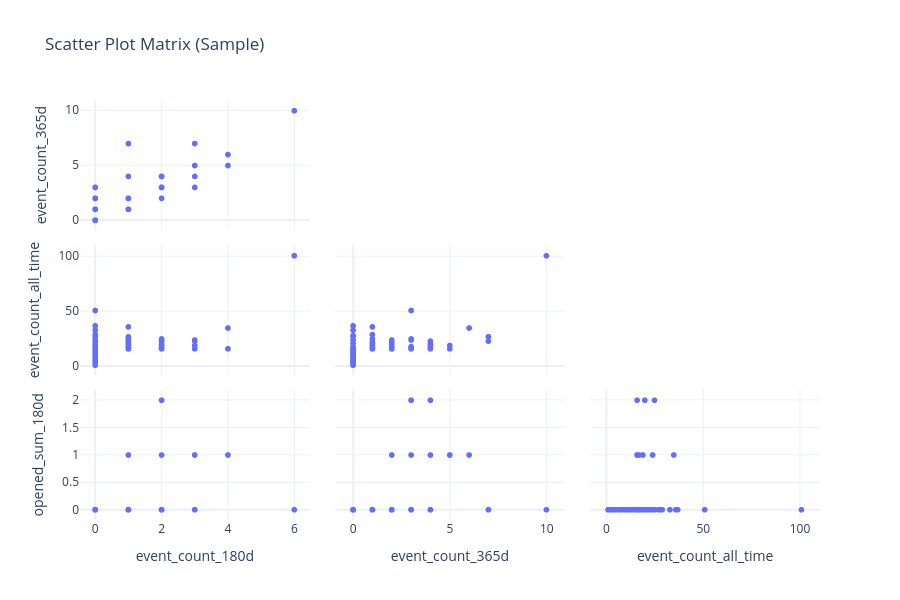

The code cell stored with this chart in its notebook:
### Markdown cell above
## 5.7 Scatter Plot Matrix (Sample)

Visual exploration of pairwise relationships between numeric features.

**📖 How to Read the Scatter Matrix:**
- **Diagonal**: Distribution of each feature (histogram or density)
- **Off-diagonal**: Scatter plot showing relationship between two features
- Each row/column represents one feature

**🔍 What to Look For:**

| Pattern | What It Means | Action |
|---------|--------------|--------|
| **Linear trend** (diagonal line of points) | Strong correlation | Check if redundant; may cause multicollinearity |
| **Curved pattern** | Non-linear relationship | Consider polynomial features or transformations |
| **Clusters/groups** | Natural segments in data | May benefit from segment-aware modeling |
| **Fan shape** (spreading out) | Heteroscedasticity | May need log transform or robust methods |
| **Random scatter** | No relationship | Features are independent |

**⚠️ Cautions:**
- Sample shown (max 1000 points) for performance - patterns may differ in full data
- Look for the same patterns in correlation matrix (section 4.2) to confirm

### Code cell
top_numeric = numeric_cols[:4] if len(numeric_cols) > 4 else numeric_cols

if len(top_numeric) >= 2:
    fig = charts.scatter_matrix(
        df[top_numeric].sample(min(1000, len(df))),
        title="Scatter Plot Matrix (Sample)"
    )
    display_figure(fig)

### Figure 1 — Plotly figure (JSON) as saved in the notebook; plotly's stock layout.template omitted (floating-point values rounded to 4 significant figures)
{"data": [{"diagonal": {"visible": false}, "dimensions": [{"axis": {"matches": true}, "label": "event_count_180d", "values": [0, 1, 2, 0, 4, 3, 0, 0, 0, 0, 0, 2, 0, 1, 0, 0, 0, 0, 0, 0, 0, 6, 0, 0, 1, 0, 0, 0, 0, 0, 2, 0, 2, 0, 0, 2, 0, 3, 0, 1, 0, 1, 0, 0, 2, 3, 0, 1, 1, 0, 2, 0, 0, 0, 0, 0, 0, 0, 0, 0, 0, 1, 0, 2, 2, 0, 0, 1, 1, 1, 0, 1, 0, 0, 0, 0, 0, 0, 0, 1, 2, 0, 0, 1, 0, 0, 4, 3, 0, 1, 0, 0, 1, 2, 2, 0, 0, 0, 0, 0]}, {"axis": {"matches": true}, "label": "event_count_365d", "values": [0, 2, 3, 0, 6, 5, 0, 0, 1, 0, 3, 3, 1, 2, 2, 2, 0, 0, 0, 0, 0, 10, 0, 0, 4, 0, 0, 0, 0, 0, 4, 0, 3, 0, 0, 4, 0, 7, 2, 1, 0, 2, 2, 0, 3, 4, 3, 1, 1, 0, 4, 0, 0, 0, 0, 2, 0, 1, 0, 1, 0, 1, 1, 3, 2, 0, 0, 7, 2, 2, 0, 1, 0, 0, 1, 0, 1, 0, 0, 2, 3, 0, 0, 2, 0, 2, 5, 3, 0, 1, 0, 2, 2, 4, 3, 1, 0, 0, 0, 0]}, {"axis": {"matches": true}, "label": "event_count_all_time", "values": [11, 16, 16, 7, 35, 19, 3, 21, 17, 28, 18, 25, 29, 24, 16, 17, 5, 27, 13, 4, 37, 101, 16, 8, 17, 1, 7, 9, 33, 10, 19, 3, 16, 2, 13, 23, 17, 23, 17, 20, 13, 22, 18, 2, 16, 16, 51, 25, 16, 4, 20, 24, 12, 13, 15, 16, 4, 18, 4, 18, 9, 16, 21, 17, 23, 5, 28, 27, 16, 20, 28, 18, 16, 13, 22, 12, 16, 18, 12, 16, 17, 11, 17, 16, 5, 20, 16, 24, 7, 36, 21, 19, 19, 17, 17, 16, 14, 5, 3, 15]}, {"axis": {"matches": true}, "label": "opened_sum_180d", "values": [0, 0, 0, 0, 1, 1, 0, 0, 0, 0, 0, 2, 0, 0, 0, 0, 0, 0, 0, 0, 0, 0, 0, 0, 0, 0, 0, 0, 0, 0, 0, 0, 2, 0, 0, 0, 0, 0, 0, 0, 0, 0, 0, 0, 0, 0, 0, 0, 0, 0, 2, 0, 0, 0, 0, 0, 0, 0, 0, 0, 0, 0, 0, 0, 0, 0, 0, 0, 0, 0, 0, 0, 0, 0, 0, 0, 0, 0, 0, 0, 0, 0, 0, 1, 0, 0, 1, 1, 0, 0, 0, 0, 0, 1, 0, 0, 0, 0, 0, 0]}], "hovertemplate": "%{xaxis.title.text}=%{x}<br>%{yaxis.title.text}=%{y}<extra></extra>", "legendgroup": "", "marker": {"color": "#636efa", "symbol": "circle"}, "name": "", "showlegend": false, "showupperhalf": false, "type": "splom"}], "layout": {"autosize": true, "dragmode": "select", "height": 600, "legend": {"tracegroupgap": 0}, "title": {"text": "Scatter Plot Matrix (Sample)"}}}
